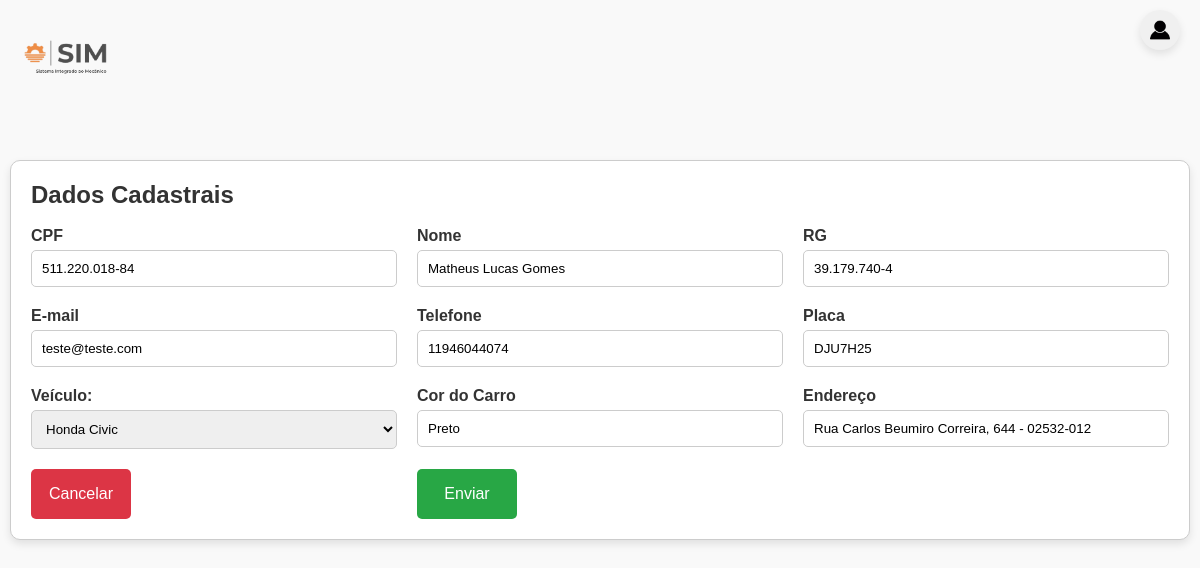
The app's page /cpf_editar.php?idPf=11 (signed in), older data.
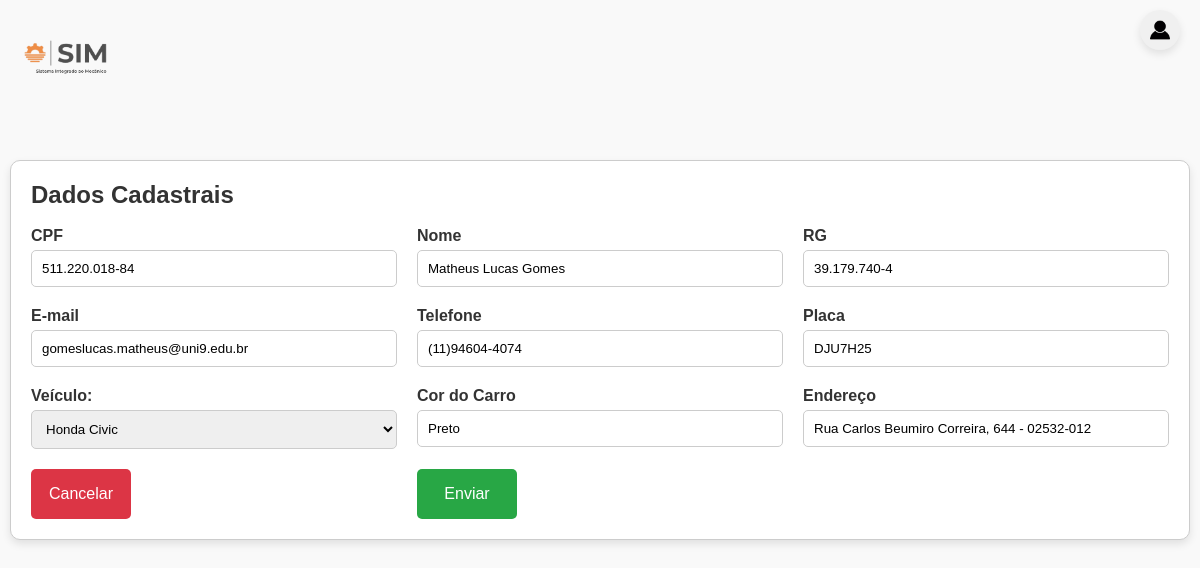
The same page, newer data.
### tables this page shows
CREATE TABLE `tb_pf` (
  `idPf` int(11) NOT NULL COMMENT 'PK do pf',
  `cpf` char(14) NOT NULL COMMENT 'CPF do cliente PF',
  `nome` varchar(100) NOT NULL COMMENT 'Nome do cliente PF',
  `rg` char(12) NOT NULL COMMENT 'RG do cliente PF',
  `nascimento` date NOT NULL COMMENT 'Data de nascimento do cliente PF',
  `email` varchar(50) NOT NULL COMMENT 'Email do cliente PF',
  `celular` char(14) NOT NULL COMMENT 'Número de celular do cliente PF',
  `idVeiculo` int(11) NOT NULL COMMENT 'FK do veiculo',
  `placa` char(7) NOT NULL COMMENT 'Placa do carro do cliente PF',
  `corCarro` varchar(20) NOT NULL COMMENT 'Cor do carro do cliente PF',
  `endereco` varchar(150) NOT NULL COMMENT 'Endereço do cliente PF'
);

CREATE TABLE `tb_veiculo` (
  `idVeiculo` int(11) NOT NULL COMMENT 'PK do Veículo',
  `marca` varchar(20) NOT NULL COMMENT 'Marca do veículo',
  `modelo` varchar(20) NOT NULL COMMENT 'Modelo do veículo'
);

### cpf_editar.php (the view, shortened to what this page needs)
<?php
require_once("conexaobd.php");
?>
<?php
$idPf = $_GET ['idPf'];
$veiculo = "SELECT * FROM tb_veiculo";
$rs_veiculo = mysqli_query($conn_bd_sim, $veiculo) or die($mysqli_error($conn_bd_sim));
$row_rs_veiculo = mysqli_fetch_assoc($rs_veiculo);
$cpf_editar = "SELECT * FROM tb_pf WHERE idPf = '$idPf'";
$rs_editar = mysqli_query($conn_bd_sim, $cpf_editar) or die($mysqli_error($conn_bd_sim));
$row_rs_editar = mysqli_fetch_assoc($rs_editar);
?>
<!DOCTYPE html>
<html lang="pt-br">
<head>
    <link rel="stylesheet" href="formularioCAD.css">
</head>
<body>
    <header>
        <div class="logo">
            <img src="imagens/logo1.png" alt="Logo">
        </div>
        <div class="user-button">
            <img src="imagens/usuario.png" alt="Usuário">
    </header>
    <section class="form-section-cpf">
    <h2>Dados Cadastrais</h2></br>
        <form action="" method="post">
            <div class="form-group-cpf">
                <label for="cpf">CPF</label>
                <input type="text" id="cpf" name="cpf" value="<?php echo($row_rs_editar['cpf']);?>" required pattern="\d{3}\.\d{3}\.\d{3}-\d{2}" title="Formato: 123.456.789-10">
            </div>
            <div class="form-group-cpf">
                <label for="nome">Nome</label>
                <input type="text" name="nome" id="nome" value="<?php echo($row_rs_editar['nome'])?>" required>
            </div>
            <div class="form-group-cpf">
                <label for="rg">RG</label>
                <input type="text" id="rg" name="rg" value="<?php echo($row_rs_editar['rg'])?>" required
                       pattern="\d{7,9}|\d{2}\.\d{3}\.\d{3}-\d{1}"
                       title="O RG deve ter de 7 a 9 dígitos, ou no formato XX.XXX.XXX-X">
            </div>
            <div class="form-group-cpf">
                <label for="email">E-mail</label>
                <input type="email" name="email" id="email" value="<?php echo($row_rs_editar['email'])?>" required>
            </div>
            <div class="form-group-cpf">
                <label for="telefone">Telefone</label>
                <input type="tel" id="telefone" name="telefone" value="<?php echo($row_rs_editar['celular'])?>" required
                       pattern="\(?\d{2}\)?\s?\d{4,5}-?\d{4}"
                       title="Formato: (XX) XXXXX-XXXX ou (XX) XXXX-XXXX">
            </div>
            <div class="form-group-cpf">
                <label for="placa">Placa</label>
                <input type="text" name="placa" id="placa" value="<?php echo($row_rs_editar['placa'])?>" required placeholder="ABC1D23 ou ABC1234">
            </div>
            <div class="form-group-cpf">
                <label for="idVeiculo">Veículo:</label>
                <select name="idVeiculo" id="idVeiculo">
                    <?php do {?>
                        <option value="<?php echo($row_rs_veiculo['idVeiculo'])?>" <?php if($row_rs_editar['idVeiculo'] == $row_rs_veiculo['idVeiculo']) {echo('selected');}?>> <?php echo($row_rs_veiculo['marca']." ".$row_rs_veiculo['modelo'])?></option>
                    <?php } while($row_rs_veiculo = mysqli_fetch_assoc($rs_veiculo))?>
                </select>
            </div>
            <div class="form-group-cpf">
                <label for="corCarro">Cor do Carro</label>
                <input type="text" name="corCarro" id="corCarro" value="<?php echo($row_rs_editar['corCarro'])?>">
            </div>
            <div class="form-group-cpf">
                <label for="endereco">Endereço</label>
                <input type="text" name="endereco" id="endereco" value="<?php echo($row_rs_editar['endereco'])?>" placeholder="Rua Exemplo, 123">
            </div>
            <input type="reset" value="Cancelar" onclick="window.location.href='ListaCadastro.php'">
            <input type="submit" name="submit" id="submit" value="Enviar">
        </form>
    </section>
</body>
</html>

Row changes from the older to the newer data that the page shows:
changed tb_pf "Matheus Lucas Gomes": email "teste@teste.com" → "gomeslucas.matheus@uni9.edu.br"; telefone "11946044074" → "(11)94604-4074"
